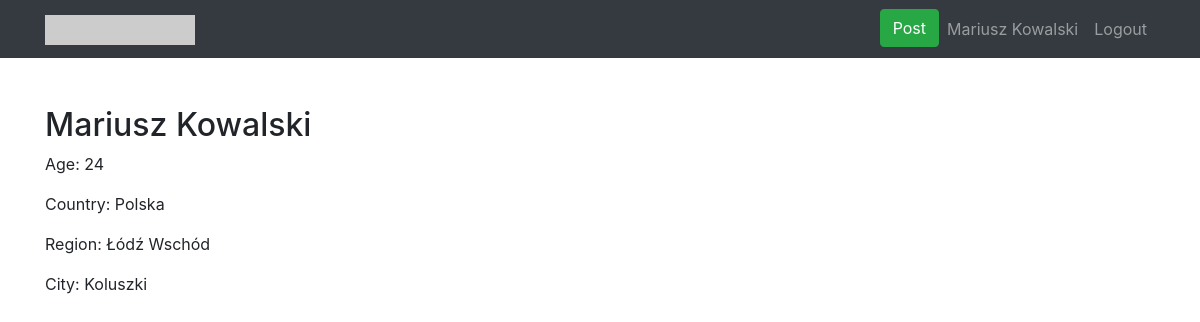
The app's page /profile.php?user_id=1 (signed in) with its own data.
### tables this page shows
CREATE TABLE `users` (
  `user_id` int(11) NOT NULL,
  `Login` varchar(35) NOT NULL,
  `E-mail` varchar(50) NOT NULL,
  `Password` varchar(50) NOT NULL,
  `First` varchar(35) NOT NULL,
  `Last` varchar(50) NOT NULL,
  `Age` int(3) NOT NULL,
  `City` varchar(40) NOT NULL,
  `Region` varchar(40) NOT NULL,
  `Country` varchar(40) NOT NULL
);

### profile.php (the view, shortened to what this page needs)
<!DOCTYPE html>
<?php require_once "cfg/config.php"; ?>
<html lang="en">
<head>
    <?php
    if(isset($_SESSION['username']) && $_SESSION['logged']) {
        $connect = new mysqli($host, $db_user, $db_password, $db_name);
        $connect->set_charset("utf8");
        $user = $_SESSION['username'];
        $result = $connect->query("SELECT * FROM users WHERE Login='$user'");
        $data = $result->fetch_assoc();
        if($_SESSION['username'] == $data['Login']) {
            $username = $data["First"]." ".$data["Last"];
        }
    } else {
        header("Location: login.php");
    }
    ?>
    <link href="vendor/bootstrap/css/bootstrap.min.css" rel="stylesheet">
    <link href="css/logo-nav.css" rel="stylesheet">
</head>
<body>
<nav class="navbar navbar-expand-lg navbar-dark bg-dark fixed-top">
    <div class="container">
        <a class="navbar-brand" href="index.php">
            <img src="http://placehold.it/300x60?text=Logo" width="150" height="30" alt="">
        </a>
        <div class="collapse navbar-collapse" id="navbarResponsive">
            <ul class="navbar-nav ml-auto">
                <li class="nav-item">
                    <a class="btn btn-success" href="post.php">Post</a>
                </li>
                <li class="nav-item">
                    <?php echo '<a class="nav-link" href="profile.php?user_id='.$data['user_id'].'">'.$username.'</a>';?>
                </li>
                <li class="nav-item">
                    <a class="nav-link" href="include/logout.php">Logout</a>
                </li>
            </ul>
        </div>
    </div>
</nav>
<div class="container" style="margin-top:50px;">
<?php
    if(isset($_GET['user_id'])) {
        $i = $_GET['user_id'];
        $data_row = $connect->query("SELECT * FROM users WHERE user_id='$i'");
        $user = $data_row->fetch_assoc();
        echo '<h2>' . $user["First"] . ' ' . $user["Last"] . '</h2>
            <p class="text-justify">Age: ' . $user["Age"] . '</p>
            <p class="text-justify">Country: ' . $user["Country"] . '</p>
            <p class="text-justify">Region: ' . $user["Region"] . '</p>
            <p class="text-justify">City: ' . $user["City"] . '</p>';
    }
?>
</div>
</body>
</html>

### css/logo-nav.css (style rules this page uses)
body { padding-top: 54px; }
@media (min-width: 992px) { body { padding-top: 56px; } }

### profile.php (style rules this page uses)
a, a:hover { color: black; text-decoration: none; }

### records on screen
users: username "Mariusz Kowalski", First "Mariusz", Last "Kowalski", Age "24", Country "Polska", Region "Łódź Wschód", City "Koluszki"
